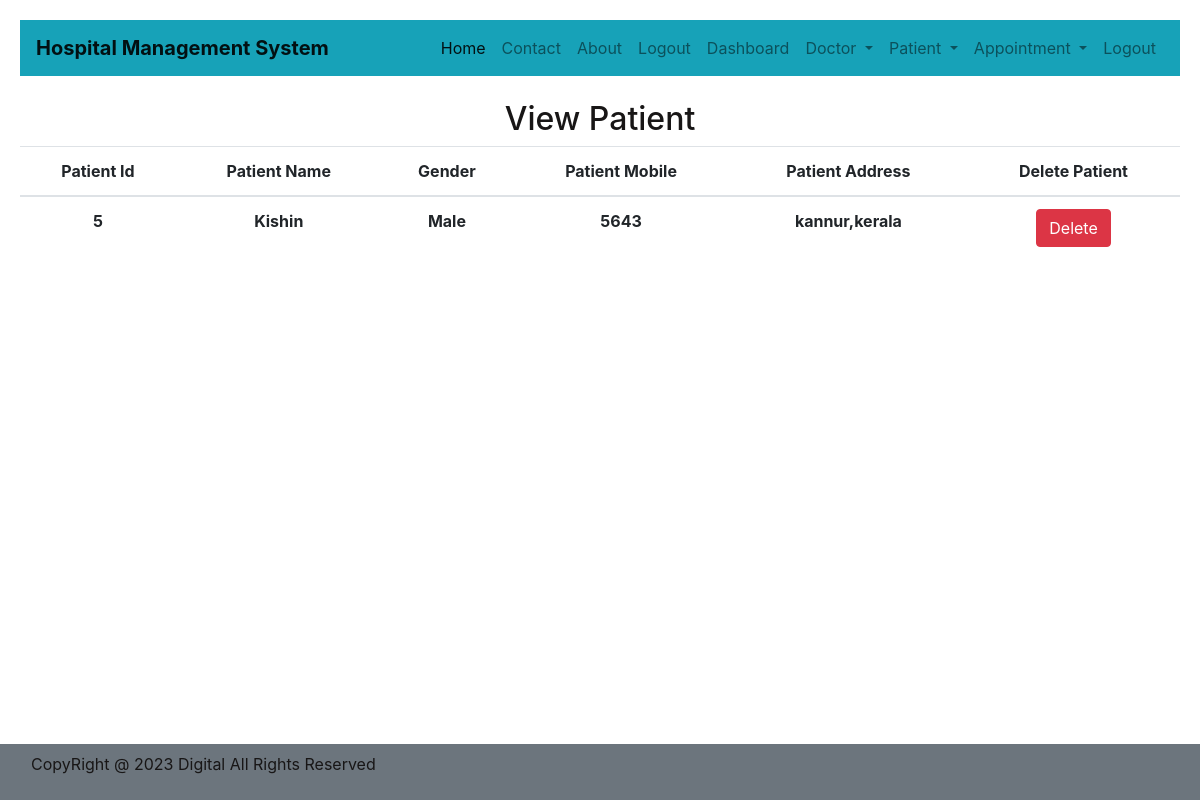
The app's page /hos/vpat/ (signed in) with its own data.
### hospital/models.py (models this page shows, shortened)
class Patient(models.Model):
    Name=models.CharField(max_length=100)
    gender=models.CharField(max_length=10)
    mobile=models.IntegerField(null=True)
    address=models.TextField(max_length=100)

### hospital/views.py (the view)
# urls.py: path('vpat/',ViewPatient,name="viewpatient"),
def ViewPatient(request):
    if not request.user.is_staff:
        return redirect("login")
    pat=Patient.objects.all()
    p={"pat":pat}
    return render(request,"viewpatient.html",p)

### hospital/templates/viewpatient.html (shortened to what this page needs)
{% include 'base.html' %}
{% include 'navigation.html' %}
{% block content %}
<div>
    <h2>View Patient</h2>
    <table id="example" class="table table-hover">
        <thead>
            <tr>
                <th>Patient Id</th>
                <th>Patient Name</th>
                <th>Gender</th>
                <th>Patient Mobile</th>
                <th>Patient Address</th>
                <th>Delete Patient</th>
            </tr>
        </thead>
        <tbody>
            {% for i in pat %}
            <tr>
                <td><b>{{i.id}}</b></td>
                <td><b>{{i.Name}}</b></td>
                <td><b>{{i.gender}}</b></td>
                <td><b>{{i.mobile}}</b></td>
                <td><b>{{i.address}}</b></td>
                <td><a href="{% url 'deletepatient' i.id %}" onclick="return confirm('Are you sure to delete?')" class="btn btn-danger">Delete</a></td>
                </tr>
            {% endfor %}
        </tbody>
    </table>
</div>
{% endblock content %}
{% include 'footer.html' %}

### hospital/templates/viewpatient.html (style rules this page uses)
body { background-image: url('https://media.gettyimages.com/id/1180156904/photo/male-and-female-nurse-checking-senior-mans-blood-pressure-on-house-call.jpg?s=2048x2048&w=gi&k=20&c=JbQ2PYaXaj8MLNaLKF8ONsvkXoVhGpGIeUDDV9QuNSc='); background-size: cover; no-repeat; color: rgb(24, 22, 22); sans-serif; padding: 20px; text-align: center; }

### records on screen
Patient: id "5", Name "Kishin", gender "Male", mobile "5643", address "kannur,kerala"
